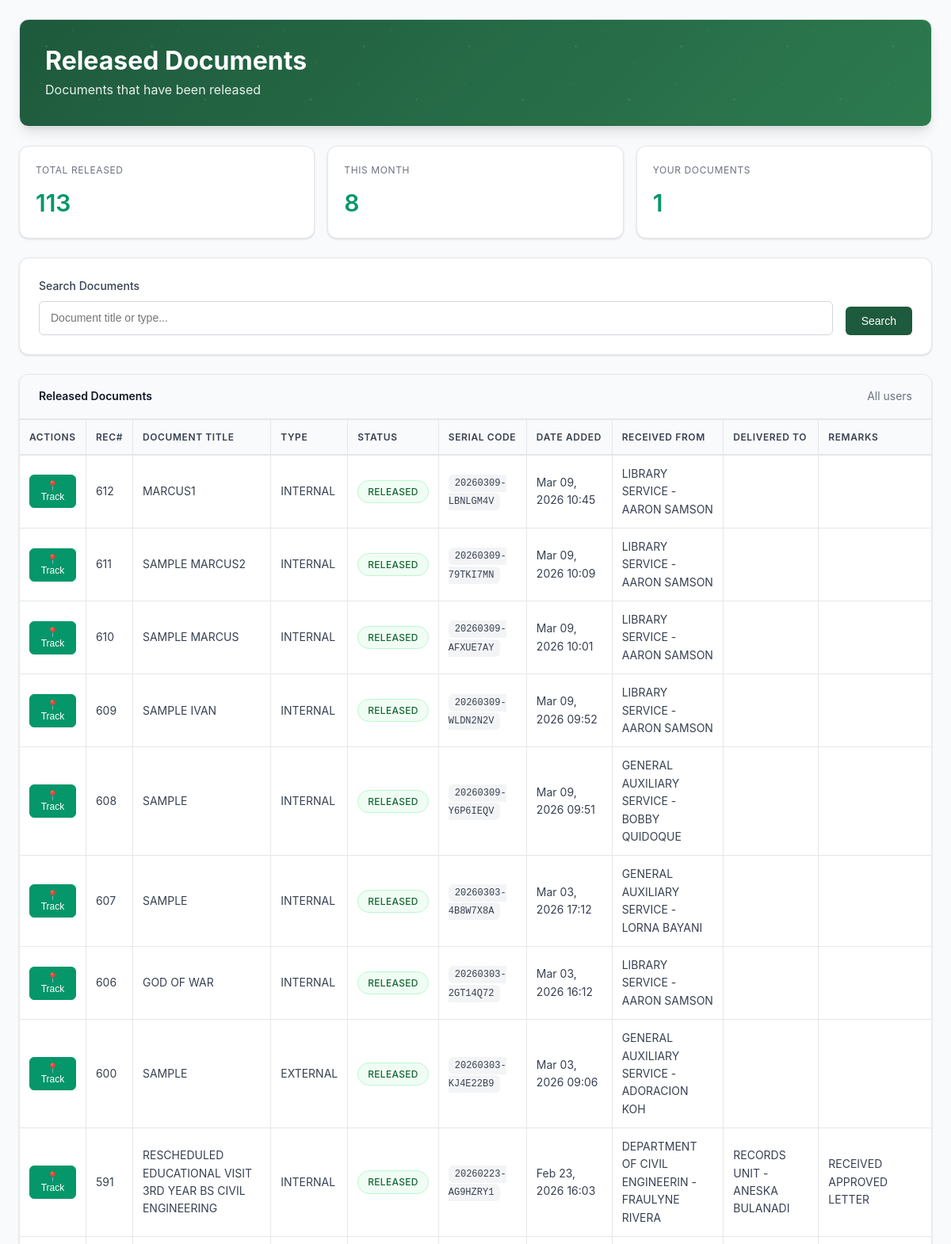
Page /Records/viewdelivered.php (signed in, upper part) on the committed database.
### tables this page shows
CREATE TABLE `records_document_main` (
  `idrecords_document_main` int(11) NOT NULL,
  `document_title` varchar(250) DEFAULT NULL,
  `document_type` varchar(45) DEFAULT NULL,
  `document_status` varchar(45) DEFAULT NULL,
  `date_added` datetime DEFAULT current_timestamp(),
  `document_remarks` varchar(250) DEFAULT NULL,
  `serial_code` varchar(30) DEFAULT NULL,
  `received_from` varchar(250) DEFAULT NULL,
  `employee_receipt` varchar(250) DEFAULT NULL,
  `delivered_to` varchar(250) DEFAULT NULL,
  `records_document_maincol` varchar(45) DEFAULT NULL,
  `added_by` int(11) DEFAULT NULL
);

### Records/viewdelivered.php (the view, shortened to what this page needs)
<?php
include "connect.php";
$datatable = "records_document_main";
$results_per_page = 27;
$conn = new mysqli($servername, $username, $password, $dbname);
$user_role = $_SESSION['role'];
?>
<!DOCTYPE html>
<html lang="en">
<head>
    <link rel="stylesheet" href="assets/css/psau-style.css">
</head>
<body>
    <div class="page-container">
        <div class="page-header">
            <div class="header-content">
                <div>
                    <h1 class="page-title">Released Documents</h1>
                    <p class="page-subtitle">Documents that have been released</p>
                </div>
            </div>
        </div>
        <div class="stats-row">
            <div class="stat-card">
                <div class="stat-label">Total Released</div>
                <div class="stat-value" id="totalCount">-</div>
            </div>
            <div class="stat-card">
                <div class="stat-label">This Month</div>
                <div class="stat-value" id="monthCount">-</div>
            </div>
            <div class="stat-card">
                <div class="stat-label">Your Documents</div>
                <div class="stat-value" id="userCount">-</div>
            </div>
        </div>
        <div class="search-section">
            <form method="GET" class="search-form">
                <div class="search-group">
                    <label class="search-label">Search Documents</label>
                    <input type="text" name="filtertext" class="search-input"
                           placeholder="Document title or type..."
                           value="<?php echo htmlspecialchars($_GET['filtertext'] ?? ''); ?>">
                </div>
                <button type="submit" class="search-btn">Search</button>
            </form>
        </div>
        <div class="table-section">
            <div class="table-header">
                <div class="table-title">Released Documents</div>
                <div class="table-actions">
                    <span style="color: var(--psau-gray-500); font-size: 0.875rem;">
                        <?php echo $user_role === 'admin' ? 'All users' : 'Your documents only'; ?>
                    </span>
                </div>
            </div>
            <div class="table-container">
                <?php
                $filtertext = $_GET['filtertext'] ?? '';
                $filtertext = trim($filtertext);
                $delivered = 'RELEASED';
                if (isset($_GET["page"])) {
                    $page = $_GET["page"];
                } else {
                    $page = 1;
                }
                $start_from = ($page - 1) * $results_per_page;
                if ($user_role === 'admin') {
                    $sql = "SELECT * FROM ".$datatable." where (document_title like '%".$filtertext."%' or document_type like '%".$filtertext."%') and document_status='$delivered' order by date_added desc LIMIT $start_from, ".$results_per_page;
                }
                $rs_result = $conn->query($sql);
                ?>
                <?php if ($rs_result->num_rows > 0): ?>
                    <table class="documents-table">
                        <thead>
                            <tr>
                                <th>Actions</th>
                                <th>Rec#</th>
                                <th>Document Title</th>
                                <th>Type</th>
                                <th>Status</th>
                                <th>Serial Code</th>
                                <th>Date Added</th>
                                <th>Received From</th>
                                <th>Delivered To</th>
                                <th>Remarks</th>
                            </tr>
                        </thead>
                        <tbody>
                            <?php while($row = $rs_result->fetch_assoc()): ?>
                                <tr>
                                    <td>
                                        <form action='details.php' method='POST' style="display: inline;">
                                            <button type="submit" name='RefID' value="<?php echo $row["serial_code"]; ?>"
                                                    class="btn-action primary" title="Track Document">
                                                📍 Track
                                            </button>
                                        </form>
                                    </td>
                                    <td><?php echo $row["idrecords_document_main"]; ?></td>
                                    <td><?php echo htmlspecialchars($row["document_title"]); ?></td>
                                    <td><?php echo htmlspecialchars($row["document_type"]); ?></td>
                                    <td>
                                        <span class="status-badge status-released">
                                            <?php echo htmlspecialchars($row["document_status"]); ?>
                                        </span>
                                    </td>
                                    <td>
                                        <span class="serial-code"><?php echo htmlspecialchars($row["serial_code"]); ?></span>
                                    </td>
                                    <td><?php echo date('M d, Y H:i', strtotime($row["date_added"])); ?></td>
                                    <td><?php echo htmlspecialchars($row["received_from"] . " - " . $row["employee_receipt"]); ?></td>
                                    <td><?php echo htmlspecialchars($row["delivered_to"]); ?></td>
                                    <td><?php echo htmlspecialchars($row["document_remarks"]); ?></td>
                                </tr>
                            <?php endwhile; ?>
                        </tbody>
                    </table>
                <?php endif; ?>
            </div>
        </div>
    </div>
</body>
</html>

### Records/assets/css/psau-style.css (style rules this page uses)
:root { --psau-primary: #1e5a3d; --psau-secondary: #2d7a4f; --psau-accent: #4a9d6a; --psau-light: #e8f5ee; --psau-lighter: #f0faf6; --psau-white: #ffffff; --psau-gray-50: #f9fafb; --psau-gray-100: #f3f4f6; --psau-gray-200: #e5e7eb; --psau-gray-300: #d1d5db; --psau-gray-400: #9ca3af; --psau-gray-500: #6b7280; --psau-gray-600: #4b5563; --psau-gray-700: #374151; --psau-gray-800: #1f2937; --psau-gray-900: #111827; --psau-success: #059669; --psau-warning: #d97706; --psau-error: #dc2626; --psau-info: #2563eb; --font-sans: -apple-system, BlinkMacSystemFont, 'Segoe UI', Roboto, 'Helvetica Neue', Arial, sans-serif; --font-mono: 'SF Mono', Monaco, Inconsolata, 'Roboto Mono', monospace; --space-1: 0.25rem; --space-2: 0.5rem; --space-3: 0.75rem; --space-4: 1rem; --space-5: 1.25rem; --space-6: 1.5rem; --space-8: 2rem; --space-10: 2.5rem; --space-12: 3rem; --space-16: 4rem; --radius: 0.375rem; --radius-md: 0.5rem; --radius-lg: 0.75rem; --radius-xl: 1rem; --radius-2xl: 1.5rem; --shadow-sm: 0 1px 2px 0 rgb(0 0 0 / 0.05); --shadow: 0 1px 3px 0 rgb(0 0 0 / 0.1), 0 1px 2px -1px rgb(0 0 0 / 0.1); --shadow-md: 0 4px 6px -1px rgb(0 0 0 / 0.1), 0 2px 4px -2px rgb(0 0 0 / 0.1); --shadow-lg: 0 10px 15px -3px rgb(0 0 0 / 0.1), 0 4px 6px -4px rgb(0 0 0 / 0.1); --shadow-xl: 0 20px 25px -5px rgb(0 0 0 / 0.1), 0 8px 10px -6px rgb(0 0 0 / 0.1); --transition-fast: 150ms ease-in-out; --transition: 200ms ease-in-out; --transition-slow: 300ms ease-in-out; }
* { box-sizing: border-box; margin: 0; padding: 0; }
html { font-size: 16px; line-height: 1.5; -webkit-text-size-adjust: 100%; -moz-text-size-adjust: 100%; text-size-adjust: 100%; }
body { font-family: var(--font-sans); font-size: 0.875rem; line-height: 1.6; color: var(--psau-gray-700); background-color: var(--psau-gray-50); -webkit-font-smoothing: antialiased; -moz-osx-font-smoothing: grayscale; }
h1, h2, h3, h4, h5, h6 { font-weight: 600; line-height: 1.25; color: var(--psau-gray-900); }
h1 { font-size: 2rem; }
p { margin-bottom: var(--space-4); }
.documents-table, .users-table { width: 100%; border-collapse: separate; border-spacing: 0; background-color: var(--psau-white); }
.table th, .table td, .documents-table th, .documents-table td, .users-table th, .users-table td { padding: var(--space-3) var(--space-4); text-align: left; border-bottom: 1px solid var(--psau-gray-200); border-right: 1px solid var(--psau-gray-200); }
.table th:last-child, .table td:last-child, .documents-table th:last-child, .documents-table td:last-child, .users-table th:last-child, .users-table td:last-child { border-right: none; }
.table th, .documents-table th, .users-table th { font-weight: 600; color: var(--psau-gray-900); background-color: var(--psau-gray-50); font-size: 0.75rem; text-transform: uppercase; letter-spacing: 0.05em; border-top: 1px solid var(--psau-gray-200); }

### rows in the picture
records_document_main: idrecords_document_main "612", document_title "MARCUS1", document_type "INTERNAL", document_status "RELEASED", serial_code "20260309-LBNLGM4V", date_added "Mar 09, 2026 10:45", received_from+employee_receipt "LIBRARY SERVICE - AARON SAMSON"
records_document_main: idrecords_document_main "611", document_title "SAMPLE MARCUS2", document_type "INTERNAL", document_status "RELEASED", serial_code "20260309-79TKI7MN", date_added "Mar 09, 2026 10:09", received_from+employee_receipt "LIBRARY SERVICE - AARON SAMSON"
records_document_main: idrecords_document_main "610", document_title "SAMPLE MARCUS", document_type "INTERNAL", document_status "RELEASED", serial_code "20260309-AFXUE7AY", date_added "Mar 09, 2026 10:01", received_from+employee_receipt "LIBRARY SERVICE - AARON SAMSON"
records_document_main: idrecords_document_main "609", document_title "SAMPLE IVAN", document_type "INTERNAL", document_status "RELEASED", serial_code "20260309-WLDN2N2V", date_added "Mar 09, 2026 09:52", received_from+employee_receipt "LIBRARY SERVICE - AARON SAMSON"
records_document_main: idrecords_document_main "608", document_title "SAMPLE", document_type "INTERNAL", document_status "RELEASED", serial_code "20260309-Y6P6IEQV", date_added "Mar 09, 2026 09:51", received_from+employee_receipt "GENERAL AUXILIARY SERVICE - BOBBY QUIDOQUE"
records_document_main: idrecords_document_main "607", document_title "SAMPLE", document_type "INTERNAL", document_status "RELEASED", serial_code "20260303-4B8W7X8A", date_added "Mar 03, 2026 17:12", received_from+employee_receipt "GENERAL AUXILIARY SERVICE - LORNA BAYANI"
records_document_main: idrecords_document_main "606", document_title "GOD OF WAR", document_type "INTERNAL", document_status "RELEASED", serial_code "20260303-2GT14Q72", date_added "Mar 03, 2026 16:12", received_from+employee_receipt "LIBRARY SERVICE - AARON SAMSON"
records_document_main: idrecords_document_main "600", document_title "SAMPLE", document_type "EXTERNAL", document_status "RELEASED", serial_code "20260303-KJ4E22B9", date_added "Mar 03, 2026 09:06", received_from+employee_receipt "GENERAL AUXILIARY SERVICE - ADORACION KOH"
records_document_main: idrecords_document_main "591", document_title "RESCHEDULED EDUCATIONAL VISIT 3RD YEAR BS CIVIL ENGINEERING", document_type "INTERNAL", document_status "RELEASED", serial_code "20260223-AG9HZRY1", date_added "Feb 23, 2026 16:03", received_from+employee_receipt "DEPARTMENT OF CIVIL ENGINEERIN - FRAULYNE RIVERA", delivered_to "RECORDS UNIT - ANESKA BULANADI", document_remarks "RECEIVED APPROVED LETTER"
